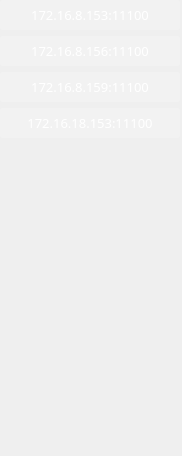
           <widget class="QWidget" name="scrollAreaWidgetContents">
            <property name="geometry">
             <rect>
              <x>0</x>
              <y>0</y>
              <width>182</width>
              <height>456</height>
             </rect>
            </property>
            <property name="styleSheet">
             <string notr="true">QToolButton {
	font: 10pt &quot;OPPOSans B&quot;;
    qproperty-iconSize: 22px 22px;
	background-color: rgba(255, 255, 255, 50);
	border: none;
	border-radius:3px;
	color: rgb(255, 255, 255);
}

QToolButton::menu-indicator { 
	image: None;
}

QToolButton:hover {
	border-radius:3px;
	color: rgb(255, 255, 255);
	background-color: rgb(21, 21, 21);
	border: none;
}

 
QToolButton:checked {
	border-radius:3px;
	color: rgb(255, 255, 255);
	background-color: rgb(21, 21, 21);
	border: none;
}</string>
            </property>
            <layout class="QVBoxLayout" name="verticalLayout_8">
             <property name="leftMargin">
              <number>0</number>
             </property>
             <property name="topMargin">
              <number>0</number>
             </property>
             <property name="rightMargin">
              <number>0</number>
             </property>
             <property name="bottomMargin">
              <number>0</number>
             </property>
             <item>
              <widget class="QToolButton" name="toolButton_2">
               <property name="minimumSize">
                <size>
                 <width>180</width>
                 <height>30</height>
                </size>
               </property>
               <property name="font">
                <font>
                 <family>OPPOSans B</family>
                 <pointsize>10</pointsize>
                 <stylestrategy>PreferAntialias</stylestrategy>
                </font>
               </property>
               <property name="styleSheet">
                <string notr="true"/>
               </property>
               <property name="text">
                <string>172.16.8.153:11100</string>
               </property>
               <property name="icon">
                <iconset resource="lib.qrc">
                 <normaloff>:/lib/node.png</normaloff>:/lib/node.png</iconset>
               </property>
               <property name="toolButtonStyle">
                <enum>Qt::ToolButtonTextBesideIcon</enum>
               </property>
              </widget>
             </item>
             <item>
              <widget class="QToolButton" name="toolButton_4">
               <property name="minimumSize">
                <size>
                 <width>180</width>
                 <height>30</height>
                </size>
               </property>
               <property name="font">
                <font>
                 <family>OPPOSans B</family>
                 <pointsize>10</pointsize>
                 <stylestrategy>PreferAntialias</stylestrategy>
                </font>
               </property>
               <property name="styleSheet">
                <string notr="true"/>
               </property>
               <property name="text">
                <string>172.16.8.156:11100</string>
               </property>
               <property name="icon">
                <iconset resource="lib.qrc">
                 <normaloff>:/lib/node2.png</normaloff>:/lib/node2.png</iconset>
               </property>
               <property name="toolButtonStyle">
                <enum>Qt::ToolButtonTextBesideIcon</enum>
               </property>
              </widget>
             </item>
             <item>
              <widget class="QToolButton" name="toolButton_5">
               <property name="minimumSize">
                <size>
                 <width>180</width>
                 <height>30</height>
                </size>
               </property>
               <property name="font">
                <font>
                 <family>OPPOSans B</family>
                 <pointsize>10</pointsize>
                 <stylestrategy>PreferAntialias</stylestrategy>
                </font>
               </property>
               <property name="styleSheet">
                <string notr="true"/>
               </property>
               <property name="text">
                <string>172.16.8.159:11100</string>
               </property>
               <property name="icon">
                <iconset resource="lib.qrc">
                 <normaloff>:/lib/node2.png</normaloff>:/lib/node2.png</iconset>
               </property>
               <property name="toolButtonStyle">
                <enum>Qt::ToolButtonTextBesideIcon</enum>
               </property>
              </widget>
             </item>
             <item>
              <widget class="QToolButton" name="toolButton_6">
               <property name="minimumSize">
                <size>
                 <width>180</width>
                 <height>30</height>
                </size>
               </property>
               <property name="maximumSize">
                <size>
                 <width>180</width>
                 <height>16777215</height>
                </size>
               </property>
               <property name="font">
                <font>
                 <family>OPPOSans B</family>
                 <pointsize>10</pointsize>
                 <stylestrategy>PreferAntialias</stylestrategy>
                </font>
               </property>
               <property name="styleSheet">
                <string notr="true"/>
               </property>
               <property name="text">
                <string>172.16.18.153:11100</string>
               </property>
               <property name="icon">
                <iconset resource="lib.qrc">
                 <normaloff>:/lib/node2.png</normaloff>:/lib/node2.png</iconset>
               </property>
               <property name="toolButtonStyle">
                <enum>Qt::ToolButtonTextBesideIcon</enum>
               </property>
              </widget>
             </item>
             <item>
              <spacer name="verticalSpacer">
               <property name="orientation">
                <enum>Qt::Vertical</enum>
               </property>
               <property name="sizeHint" stdset="0">
                <size>
                 <width>20</width>
                 <height>309</height>
                </size>
               </property>
              </spacer>
             </item>
            </layout>
           </widget>
